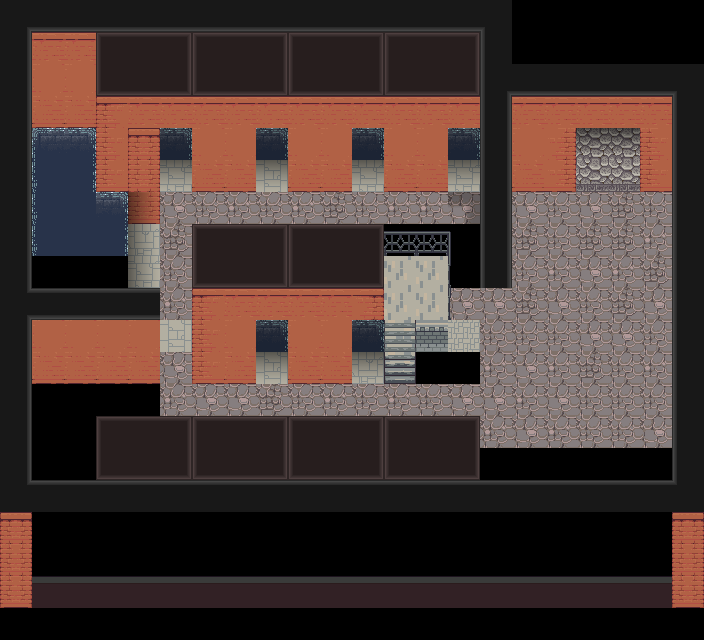

Rendered tile map (Tiled .tmx) drawn with the repository's tilesets; below, a short description and the map source with its tile grids summarised:
An orthogonal 22x20 tile map with 32x32 px tiles, 5 tile layers (bg, Ground Details, mid, shadows, ...), 12 tilesets and 15 objects (exit-n, start, largo-baggins).

<map version="1.11" tiledversion="1.11.2" orientation="orthogonal" renderorder="right-down" width="22" height="20" tilewidth="32" tileheight="32" infinite="0" nextlayerid="10" nextobjectid="22">
 <tileset firstgid="1" source="../Assorted_LPC/lpc-walls/walls.tsx" />
 <tileset firstgid="6145" source="../[A]LightShadow_pipo.tsx" />
 <tileset firstgid="6233" source="../Assorted_LPC/lpc-floors/floors.tsx" />
 <tileset firstgid="8281" source="../Assorted_LPC/lpc_objectspack/Objects/Furniture/Countertops.tsx" />
 <tileset firstgid="8317" source="../[Base]BaseChip_pipo.tsx" />
 <tileset firstgid="9317" source="../Assorted_LPC/wooden_stairs/[LPC]WoodenStairs.tsx" />
 <tileset firstgid="10913" source="../[A]Wall-Up_pipo.tsx" />
 <tileset firstgid="11009" source="../[Town]MageCity_cc0.tsx" />
 <tileset firstgid="11361" source="../custom_tilesets/[Somewhere]Ground.tsx" />
 <tileset firstgid="11449" source="../Assorted_LPC/lpc-bricks-v6/bricks.tsx" />
 <tileset firstgid="13497" source="../[Town]VictorianStreets_LPC.tsx" />
 <tileset firstgid="15033" source="../custom_tilesets/[Somewhere]Wall-Down.tsx" />
 <imagelayer id="3" name="ref" offsetx="32" offsety="128">
  <image source="../vtt-maps/Interiors/bathhouse-f1.webp" width="608" height="256" />
 </imagelayer>
 <layer id="1" name="bg" width="22" height="20">
  <data>[440 cells, 204 non-empty, 23 distinct tile ids]</data>
 </layer>
 <layer id="6" name="Ground Details" width="22" height="20">
  <data>[440 cells, 5 non-empty, 4 distinct tile ids]</data>
 </layer>
 <layer id="9" name="mid" width="22" height="20">
  <properties>
   <property name="z" type="int" value="0" />
  </properties>
  <data>[440 cells, 63 non-empty, 17 distinct tile ids]</data>
 </layer>
 <layer id="4" name="shadows" width="22" height="20">
  <data>[440 cells, 21 non-empty, 6 distinct tile ids]</data>
 </layer>
 <layer id="2" name="foreground" width="22" height="20">
  <properties>
   <property name="z" type="int" value="1" />
  </properties>
  <data>[440 cells, 191 non-empty, 25 distinct tile ids]</data>
 </layer>
 <objectgroup id="7" name="Object Layer 1">
  <object id="1" name="exit-n" x="576" y="128" width="64" height="32">
   <properties>
    <property name="dest" value="somewhere-district-2" />
    <property name="destDir" value="u" />
    <property name="destX" type="float" value="47.5" />
    <property name="destY" type="float" value="70" />
   </properties>
  </object>
  <object id="16" name="start" x="608" y="224">
   <point />
  </object>
  <object id="17" name="largo-baggins" x="592" y="360">
   <point />
  </object>
 </objectgroup>
 <objectgroup id="8" name="collisions">
  <object id="3" x="0" y="96" width="32" height="512">
   <properties>
    <property name="collision" type="bool" value="true" />
   </properties>
  </object>
  <object id="4" x="32" y="96" width="448" height="32">
   <properties>
    <property name="collision" type="bool" value="true" />
   </properties>
  </object>
  <object id="5" x="480" y="192" width="32" height="64">
   <properties>
    <property name="collision" type="bool" value="true" />
   </properties>
  </object>
  <object id="6" x="672" y="0" width="32" height="608">
   <properties>
    <property name="collision" type="bool" value="true" />
   </properties>
  </object>
  <object id="9" x="32" y="576" width="640" height="32">
   <properties>
    <property name="collision" type="bool" value="true" />
   </properties>
  </object>
  <object id="13" x="32" y="256" width="128" height="2">
   <properties>
    <property name="collision" type="bool" value="true" />
   </properties>
  </object>
  <object id="14" x="96" y="190" width="64" height="2">
   <properties>
    <property name="collision" type="bool" value="true" />
   </properties>
  </object>
  <object id="15" x="640" y="32" width="32" height="160">
   <properties>
    <property name="collision" type="bool" value="true" />
   </properties>
  </object>
  <object id="18" x="480" y="96" width="96" height="96">
   <properties>
    <property name="collision" type="bool" value="true" />
   </properties>
  </object>
  <object id="19" x="192" y="190" width="64" height="2">
   <properties>
    <property name="collision" type="bool" value="true" />
   </properties>
  </object>
  <object id="20" x="288" y="190" width="64" height="2">
   <properties>
    <property name="collision" type="bool" value="true" />
   </properties>
  </object>
  <object id="21" x="384" y="190" width="64" height="2">
   <properties>
    <property name="collision" type="bool" value="true" />
   </properties>
  </object>
 </objectgroup>
</map>
